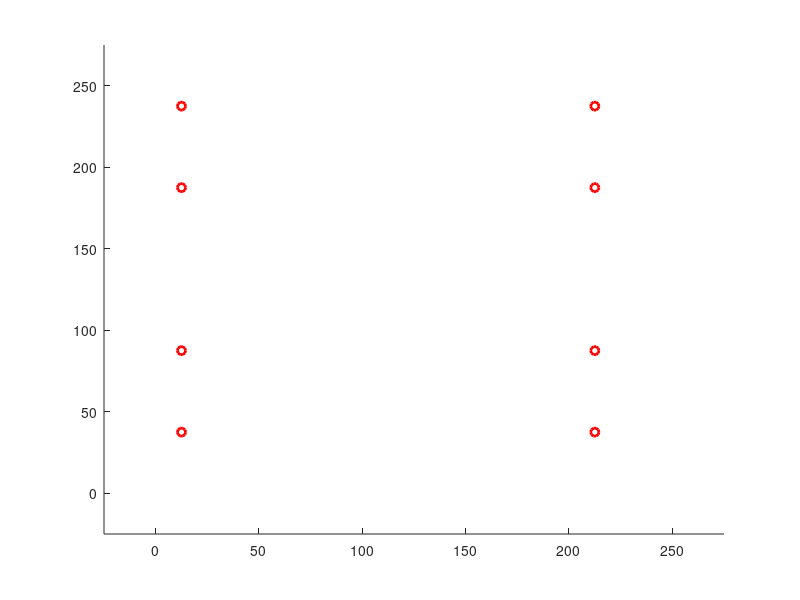

Here is the MATLAB script that generated this plot: (Note: this script raises an error after producing the figure.)
%% Variable Setup

addpath('C:\Users\IceFox\Desktop\ERMINE\MATLAB')

grid_size = [10 10];
grid_w = 25;
max_step = 20000;

tol_wp = 18;                    
tol_line_width = 12;

tol_transform = pi/50;
Dy_angv_transform = pi/8;
tol_heading = pi/7;

cvg_sample_side = [20 20];

Algorithm = 'square_waypoint';
Serial_port = 'COM12';
baudrate = 9600;


is_xbee_on = false;
is_streaming_on = false;

is_calculate_coverage = false;
is_display_coverage_map = false;
is_display_wp = true;
is_display_wp_clearing = false;
is_display_route = true;
is_display_route_clearing = true;
is_display_grid_on = true;
is_print_coverage = false;
is_print_sent_commands = true;
is_print_route_deviation = false;
is_fixed_offset = false;
is_sim_normal_noise_on= true;
is_sim_large_noise_y_on = true;
is_sim_heading_correction = false;
is_streaming_collect_single_values = true;

navigation_mode = 'Line';

streaming_max_single_val = 1000;                % unit: cm
streaming_max_shift_dis = 35;                      % unit: cm 
streaming_max_shift_dis_single_value = 20;   % unit: cm


update_rate_streaming = 1;                      
update_rate_streaming_single_value = 1; 
update_rate_sim = 0.2;

sim_noise_normal = 20;                        %unit: cm
sim_noise_large_y_frequency = 0.05;
sim_noise_large_y = 50;

fixed_offset = [96.5 -54.5];
starting_grid = [1 2];
robot_weight = [1.5 1.5 1.5 1.5];
robot_Form = 1;

time_interval = 2;

max_pos_initialize = 10;
max_command_count_sim = 235;
%% Variable initialization


heading = [0 0 pi pi];

time_pause = time_interval/100;

pos_uwb_offset = [0 -3];
flex_offset = [0 0];
pos_uwb_raw =  zeros(2, max_step);
pos_uwb = zeros(2, max_step);

pos_center = zeros(4, 2, max_step);

%heading = zeros(4, max_step);

Grid_setup = zeros(grid_size(1),  grid_size(2));
Grid_current =  zeros(grid_size(1),  grid_size(2), max_step);
Grid_visited =  zeros(grid_size(1),  grid_size(2), max_step);
robot_Grid = [];

prev_char_command = 'S';
command_count = 1;

Dy_force = zeros(4, 2, max_step);
Dy_a = zeros(4, 2, max_step);
Dy_v = zeros(4, 2, max_step);

is_rotating = false;

Wp = [];

Circle_Wp = [];

Line_Linear_Route = [];

Line_Robot = [];
Line_Robot_area = [];
Line_Border = [];
loc_center = [0 0];

is_transforming = false;

RobotShapes = [0 0 0 0 ;              
                        0 0 pi pi;
                        0 0 0 -pi;
                        -pi 0 0 0;
                        -pi 0 0 -pi;
                        -pi/2 0 pi 0;
                        -pi/2 0 pi pi/2];
       
for idx = 1:3
    RobotShapes = [RobotShapes; RobotShapes + pi/2*idx];
end
                    
%                                    Robot Shapes
%   =====================================
%         s01     s02      s03     s04      s05        s06       s07
%   -----------------------------------------------------------------
%
%          4                  4 3       4
%          3       2 3       2         3       4 3        2 3 4     2 3
%          2       1 4       1       1 2         2 1        1           1 4
%          1                      
%
%         s08           s010         s11        s12       s13      s14
%   -----------------------------------------------------------------
%
%                        1 2 4        1              4         2            2
%       1 2 3 4            3         2 3 4      2 3      1 3         1 3
%                                                     1           4         4
%  

Char_command_array = ['R', 'F', 'L', 'B'];
heading_command_compensate = 0;

char_command = '';
Cvg = [];
count_cvg_point = 0;
cvg_sample_w = grid_w*[grid_size(1)/cvg_sample_side(1) grid_size(2)/cvg_sample_side(2)];
grid_dhw = sqrt(2) / 2 * grid_w;

count_pos_initialize = 0;
is_pos_initialized = false;
pos_initial = [];

if (is_xbee_on)
    delete(instrfindall);
    arduino = serial(Serial_port,'BaudRate',baudrate);
    fopen(arduino);
    
    % TO CHANGE!
    writedata = char('2');
    fwrite(arduino,writedata,'char');
end

for idxx = 1:(cvg_sample_side(2)+1)
    for idxy = 1:(cvg_sample_side(1)+1)
        Cvg = [Cvg; cvg_sample_w(1)*(idxy-1) cvg_sample_w(2)*(idxx-1) 0];
    end
end

%% Waypoint Generation

if (strcmp(navigation_mode,'Line'))
    wp_current = 1;
    disp('Generating robot routes...')
    for idx = 1: grid_size(1)
        if (mod(idx, 4) == 1)
            if (idx == 1)
                Wp = [Wp; 0.5*grid_w  (idx+0.5)*grid_w 2 1];
            else
                Wp = [Wp; 0.5*grid_w  (idx+floor(idx/2)+0.5)*grid_w 2 0];
            end
        end
        if (mod(idx, 4) == 2)
            Wp = [Wp; (grid_size(2) - 1.5)*grid_w  (idx+floor(idx/2)-1.5)*grid_w 2 0];
        end
        if (mod(idx, 4) == 3)
            Wp = [Wp; (grid_size(2) - 1.5)*grid_w (idx+floor(idx/2)-0.5)*grid_w 1 0];
        end
        if (mod(idx, 4) == 0)
            Wp = [Wp; 0.5*grid_w  (idx+floor(idx/2)-2.5)*grid_w 1 0];
        end
    end
elseif (strcmp(navigation_mode,'Point'))
    disp('Generating waypoints...')
    wp_current = 1;
    for idx = 1: grid_size(1)
        if (mod(idx, 4) == 1)
            Wp = [Wp; 0.5*grid_w  (idx+0.5)*grid_w 1];
            Wp = [Wp; (0.5+(grid_size(2)-2)*1/4.0)*grid_w  (idx+0.5)*grid_w 25];
            Wp = [Wp; (0.5+(grid_size(2)-2)*2/4.0)*grid_w  (idx+0.5)*grid_w 8];
            Wp = [Wp; (0.5+(grid_size(2)-2)*3/4.0)*grid_w  (idx+0.5)*grid_w 9];
        end
        if (mod(idx, 4) == 2)
            Wp = [Wp; (grid_size(2) - 1.5)*grid_w  (idx-0.5)*grid_w 21];
        end
        if (mod(idx, 4) == 3)
            Wp = [Wp; (grid_size(2) - 1.5)*grid_w (idx+0.5)*grid_w 2];
            Wp = [Wp; (grid_size(2) - 1.5 - (grid_size(2)-2)*1/4.0)*grid_w  (idx+0.5)*grid_w 11];
            Wp = [Wp; (grid_size(2) - 1.5 - (grid_size(2)-2)*2/4.0)*grid_w  (idx+0.5)*grid_w 13];
            Wp = [Wp; (grid_size(2) - 1.5 - (grid_size(2)-2)*3/4.0)*grid_w  (idx+0.5)*grid_w 5];
        end
        if (mod(idx, 4) == 0)
            Wp = [Wp; 0.5*grid_w  (idx-0.5)*grid_w 2];
        end
    end
else
    disp('Navigation method is invalid.')
    disp('Terminating Matlab script...')
    return
end

%% DRAW MAP
figure(1)
axis([-grid_w grid_w*(grid_size(1)+1) -grid_w grid_w*(grid_size(2)+1)])
hold on

 % Draw Waypoints
if (is_display_wp)
    for idx = 1: size(Wp,1)
        Circle_Wp(idx) = plot(Wp(idx, 1), Wp(idx, 2),'Color', 'r', 'LineWidth', 2, 'Marker', 'o');
    end
end
txt_endLine = [0 0];
txt_endLine_last = [0 0];

%% Square Waypoint  (SW)
tic
if ( strcmp( Algorithm, 'square_waypoint'))
    
    % Algorithm Setup
    occup_start = [2 1; 1 1; 1 2; 2 2];
    
    for idx = 1: 4
        Grid_current( occup_start( idx, 1), occup_start( idx, 2), 1) = idx ;
        Grid_visited( occup_start( idx, 1), occup_start( idx, 2), 1) = 1;
    end 
    pos_uwb_raw(:, 1) = pos_uwb_offset;
    pos_uwb(:, 1) = pos_uwb_raw(:, 1);

    % Algorithm Main Loop
    for step = 1:max_step
        
        % Pause function
        pause(time_pause);
           
        % streaming input
        if (is_streaming_on)
           
            fid = fopen('C:\Marvelmind\dashboard\logs\TestLog.txt','rt');
            txt_Streaming = textscan(fid, '%f %f %f %f %f %f %f %f %f %f %f %f %f %f %f', 'delimiter', ',','collectoutput',true...
                  , 'HeaderLines', 3);
            txt_Streaming=txt_Streaming{1};
            fclose(fid);
            txt_rows=size(txt_Streaming,1);
            txt_endLine = txt_Streaming(end, 5:6);
            
            if (is_fixed_offset) 
                txt_endLine = txt_endLine*100 + fixed_offset;
            else
                txt_endLine = txt_endLine*100 + flex_offset;
            end
            
            % Initialize starting position
            if (~is_pos_initialized && (txt_endLine(1) ~= 0 &&  ~isnan(txt_endLine(1))  &&  txt_endLine(2) ~= 0 &&  ~isnan(txt_endLine(2))))
                if (txt_endLine(1) < streaming_max_single_val && txt_endLine(2) < streaming_max_single_val)
                    count_pos_initialize = count_pos_initialize + 1;
                    pos_initial = [pos_initial; txt_endLine];
                    if count_pos_initialize >= max_pos_initialize
                        txt_endLine_last = mean(pos_initial);
                        is_pos_initialized = true;
                        disp(['Position initialized at x:',  num2str(txt_endLine_last(1)), '; y:', num2str(txt_endLine_last(2))]);
                        flex_offset = (starting_grid - [0.5 0.5])* grid_w - txt_endLine_last;
                        %pos_uwb_offset = txt_endLine_last - starting_grid * grid_w;
                        txt_endLine_last = starting_grid * grid_w;
                    end
                    pos_uwb(:, step+1) = pos_uwb(:, step);
                end
            elseif  (is_pos_initialized)
                % Streaming with Dashboard data
                if (~is_streaming_collect_single_values && txt_endLine(1) ~= 0 &&  ~isnan(txt_endLine(1))  &&  txt_endLine(2) ~= 0 &&  ~isnan(txt_endLine(2)) )
                    if (txt_endLine_last(1) ~= txt_endLine(1) || txt_endLine_last(2) ~= txt_endLine(2)) 
                        if norm(txt_endLine_last - txt_endLine) < streaming_max_shift_dis
                            line([txt_endLine_last(1) txt_endLine(1)], [txt_endLine_last(2) txt_endLine(2)]);
                            txt_endLine_last = txt_endLine;
                            pos_uwb(:, step+1) = (1 - update_rate_streaming) * pos_uwb(:, step) + update_rate_streaming * txt_endLine_last.' ;
                        else
                            pos_uwb(:, step+1) = pos_uwb(:, step);
                        end
                    else
                        pos_uwb(:, step+1) = pos_uwb(:, step);
                    end
                % Single value allowed for data streaming at higher frequency
                elseif (is_streaming_collect_single_values && txt_endLine(1) ~= 0  && txt_endLine(2) ~= 0 )
                     if(~isnan(txt_endLine(1)) && ~isnan(txt_endLine(2)))
                        if (txt_endLine_last(1) ~= txt_endLine(1) || txt_endLine_last(2) ~= txt_endLine(2)) 
                            if norm(txt_endLine_last - txt_endLine) < streaming_max_shift_dis
                                line([txt_endLine_last(1) txt_endLine(1)], [txt_endLine_last(2) txt_endLine(2)]);
                                txt_endLine_last = txt_endLine;
                                pos_uwb(:, step+1) = (1 - update_rate_streaming) * pos_uwb(:, step) + update_rate_streaming * txt_endLine_last.' ;
                            else
                                pos_uwb(:, step+1) = pos_uwb(:, step);
                            end
                        else
                            pos_uwb(:, step+1) = pos_uwb(:, step);
                        end
                     elseif(~isnan(txt_endLine(1)))
                        if (txt_endLine_last(1) ~= txt_endLine(1))
                            txt_endLine = [txt_endLine(1) txt_endLine_last(2)];
                            if norm(txt_endLine_last - txt_endLine) < streaming_max_shift_dis_single_value
                                line([txt_endLine_last(1) txt_endLine(1)], [txt_endLine_last(2) txt_endLine_last(2)]);
                                txt_endLine_last = txt_endLine;
                                pos_uwb(:, step+1) = (1 - update_rate_streaming_single_value) * pos_uwb(:, step) + update_rate_streaming_single_value * txt_endLine_last.' ;
                            else
                                pos_uwb(:, step+1) = pos_uwb(:, step);
                            end
                        else
                            pos_uwb(:, step+1) = pos_uwb(:, step);
                        end
                    elseif(~isnan(txt_endLine(2)))
                        if (txt_endLine_last(2) ~= txt_endLine(2))
                            txt_endLine = [txt_endLine_last(1) txt_endLine(2)];
                            if norm(txt_endLine_last - txt_endLine) < streaming_max_shift_dis_single_value
                                line([txt_endLine_last(1) txt_endLine_last(1)], [txt_endLine_last(2) txt_endLine(2)]);
                                txt_endLine_last = txt_endLine;
                                pos_uwb(:, step+1) = (1 - update_rate_streaming_single_value) * pos_uwb(:, step) + update_rate_streaming_single_value * txt_endLine_last.'  ;
                            else
                                pos_uwb(:, step+1) = pos_uwb(:, step);
                            end
                        else
                            pos_uwb(:, step+1) = pos_uwb(:, step);
                        end
                    else
                        pos_uwb(:, step+1) = pos_uwb(:, step);
                    end
                else
                    pos_uwb(:, step+1) = pos_uwb(:, step);
                end
            else
                pos_uwb(:, step+1) = pos_uwb(:, step);
            end
        end
        
        % Grid Location
        robot_Grid = [floor(pos_uwb(1, step)/grid_w) floor(pos_uwb(2, step)/grid_w)];
        
        % Waypoint clearing
        if(norm(pos_uwb(:, step).' - Wp(wp_current, 1:2)) < tol_wp )
            if (is_display_wp && is_display_wp_clearing)
                delete(Circle_Wp(wp_current));
            end
            wp_current = wp_current + 1;
            % Break condition
            if wp_current > size(Wp,1)
                break;
            end
            heading_command_compensate = floor((Wp(wp_current, 3)-1)/7);
        end
        
        % Transformation
        is_require_transform = false;
        for rbtidx = 1:4
            if abs(heading(rbtidx) - RobotShapes(Wp(wp_current, 3),rbtidx)) > tol_transform
                is_require_transform = true;
            end
        end
       
        
        if (robot_Form ~= Wp(wp_current, 3) && is_require_transform)
            is_transforming = true;
            if (~strcmp(char_command,char(prev_char_command))||command_count >= 15 )
                if (is_xbee_on)
                    writedata = char(num2str(Wp(wp_current, 3)));
                    fwrite(arduino,writedata,'char');
                end
                prev_char_command = char(num2str(Wp(wp_current, 3)));
                if (is_print_sent_commands) 
                    disp(['Time:', num2str(round(toc,2)), 's; Command Sent: ''' , num2str(Wp(wp_current, 3)), ''''])
                end
                command_count = 0;
            else
                command_count = command_count + 1;
            end
        else
            robot_Form = Wp(wp_current, 3);
            is_transforming = false;
        end
            
            
        % Robot Motion
        if (~is_pos_initialized && is_streaming_on)
            pos_uwb(:, step+1) = pos_uwb(:, step);
        elseif (is_transforming)
            heading = robotTransformation(Wp(wp_current, 3), heading, RobotShapes, tol_transform, Dy_angv_transform);
            pos_uwb(:, step+1) = pos_uwb(:, step);
        elseif (heading(2) > tol_heading && is_sim_heading_correction ) 
            [Dy_v(:, :, step), heading] = robotMovement('l', heading, 0);
            pos_uwb(:, step+1) = pos_uwb(:, step);
        elseif (heading(2) < - tol_heading && is_sim_heading_correction) 
            [Dy_v(:, :, step), heading]  = robotMovement('r', heading, 0);
            pos_uwb(:, step+1) = pos_uwb(:, step);
        else
            % Waypoint navigation
            if (strcmp(navigation_mode,'Point'))
                if abs(Wp(wp_current, 1) - pos_uwb(1,step)) > abs(Wp(wp_current, 2) - pos_uwb(2,step)) 
                    if Wp(wp_current, 1) - pos_uwb(1,step) > 0
                        char_command = Char_command_array(1+mod(heading_command_compensate,4));  
                    else
                        char_command = Char_command_array(1+mod(heading_command_compensate+2,4));
                    end
                else
                    if Wp(wp_current, 2) - pos_uwb(2,step) > 0
                        char_command = Char_command_array(1+mod(heading_command_compensate+1,4));
                    else
                        char_command = Char_command_array(1+mod(heading_command_compensate+3,4));
                    end
                end
            % Line navigation
            elseif (strcmp(navigation_mode,'Line'))
                if (Wp(wp_current, 4) == 1)
                    if abs(Wp(wp_current, 1) - pos_uwb(1,step)) > abs(Wp(wp_current, 2) - pos_uwb(2,step)) 
                        if Wp(wp_current, 1) - pos_uwb(1,step) > 0
                            char_command = Char_command_array(1+mod(heading_command_compensate,4));  
                        else
                            char_command = Char_command_array(1+mod(heading_command_compensate+2,4));
                        end
                    else
                        if Wp(wp_current, 2) - pos_uwb(2,step) > 0
                            char_command = Char_command_array(1+mod(heading_command_compensate+1,4));
                        else
                            char_command = Char_command_array(1+mod(heading_command_compensate+3,4));
                        end
                    end
                else
                    route_deviation = Dis_point_line([pos_uwb(: , step).' 0], [Wp(wp_current, 1:2) 0], [Wp(wp_current-1, 1:2) 0]) - tol_line_width;
                    if  (route_deviation < 0)
                        if abs(Wp(wp_current, 1) - pos_uwb(1,step)) > abs(Wp(wp_current, 2) - pos_uwb(2,step)) 
                            if Wp(wp_current, 1) - pos_uwb(1,step) > 0
                                char_command = Char_command_array(1+mod(heading_command_compensate,4));  
                            else
                                char_command = Char_command_array(1+mod(heading_command_compensate+2,4));
                            end
                        else
                            if Wp(wp_current, 2) - pos_uwb(2,step) > 0
                                char_command = Char_command_array(1+mod(heading_command_compensate+1,4));
                            else
                                char_command = Char_command_array(1+mod(heading_command_compensate+3,4));
                            end
                        end
                    else
                        if (is_print_route_deviation)
                            disp(['Time:', num2str(round(toc,2)), 's; Grid: (', num2str(robot_Grid(1)), ',' num2str(robot_Grid(2)), ...
                                    '); Track deviation: ', num2str(round(route_deviation,2)), 'cm.' ]);
                        end
                        
                        closest_point_to_track = closestPoint(pos_uwb(:,step).', Wp(wp_current-1, 1:2), Wp(wp_current, 1:2));

                        if abs(closest_point_to_track(1) - pos_uwb(1,step)) > abs(closest_point_to_track(2) - pos_uwb(2,step)) 
                            if closest_point_to_track(1) - pos_uwb(1,step) > 0
                                char_command = Char_command_array(1+mod(heading_command_compensate,4));  
                            else
                                char_command = Char_command_array(1+mod(heading_command_compensate+2,4));
                            end
                        else
                            if closest_point_to_track(2) - pos_uwb(2,step) > 0
                                char_command = Char_command_array(1+mod(heading_command_compensate+1,4));
                            else
                                char_command = Char_command_array(1+mod(heading_command_compensate+3,4));
                            end
                        end
                    end
                end
            end
            
            % Movement for simulations
            if (~is_streaming_on && ~is_transforming)
                [Dy_v(:, :, step), heading]  = robotMovement(char_command, heading, 2);
                sim_noise = 0;
                if (is_sim_normal_noise_on)
                    sim_noise = sim_noise + rand(2,1) * sim_noise_normal - sim_noise_normal/2.0;
                end
                if (is_sim_large_noise_y_on && rand < sim_noise_large_y_frequency) 
                    sim_noise = sim_noise + [0.5; rand] * sim_noise_large_y - sim_noise_large_y/2.0;
                end
                pos_uwb(:, step+1) = Dy_v(2, :, step).' * time_interval+ ...
                                                    update_rate_sim* (pos_uwb(:, step) + sim_noise)...
                                                   + (1 - update_rate_sim)* pos_uwb(:, step);
            end
        end
        
        %{
         if (~is_xbee_on)
             if (char_command~= char(prev_char_command))
                if (is_print_sent_commands) 
                    disp(['sending: ' , char_command])
                end
                 command_count = 0;
             elseif (command_count >= 15)
                 prev_char_command = char(num2str(Wp(wp_current, 3)));
                if (is_print_sent_commands) 
                    disp(['sending: ' , char_command])
                end
                 command_count = 0;
             else
                 command_count = command_count + 1;
             end
         end
        %}
        % Xbee Communication
        if (~strcmp(char_command,char(prev_char_command)) || (command_count >= 15))
            if (is_xbee_on)
                writedata = char(char_command);
                fwrite(arduino,writedata,'char');
            end
            prev_char_command = char_command;
            if (is_print_sent_commands) 
                disp(['sending: ' , char_command])
            end
            command_count = 0;
        else
            command_count = command_count + 1;
        end
        
        
        % calibrate pos here
        pos_x = pos_uwb(1,step);
        pos_nx = pos_uwb(1, step+1);
        pos_y = pos_uwb(2,step);
        pos_ny = pos_uwb(2, step+1);
        
        
        % remove previous robot line plot
        if (~isempty(Line_Robot))
            delete(Line_Robot)
            delete(Line_Linear_Route)
        end
        Line_Robot = [];
        Line_Border = [];
        Line_Linear_Route = [];
        
        % Draw Robot
        pos_center(2,:, step) = [pos_x pos_y];
        pos_center(1,:, step) =  pos_center(2,:,step) + grid_dhw* ...
                                   [sin(pi/4 - heading(2))-cos(pi/4 - heading(1)) ...
                                    -cos(pi/4 - heading(2))-sin(pi/4 - heading(1))];
        pos_center(3,:, step) =  pos_center(2,:,step) + grid_dhw* ...
                                   [cos(pi/4 - heading(2))+sin(heading(3) - pi/4) ...
                                    sin(pi/4 - heading(2))+cos(heading(3) - pi/4)];
        pos_center(4,:, step) =  pos_center(3,:,step) + grid_dhw* ...
                                   [sin(-pi/4 + heading(3))+sin(pi/4 + heading(4)) ...
                                    cos(-pi/4 + heading(3))+cos(pi/4 + heading(4))]; 
        
        pos_center(2,:, step+1) = [pos_nx pos_ny];
        pos_center(1,:, step+1) =  pos_center(2,:, step+1) + grid_dhw* ...
                                   [sin(pi/4 - heading(2))-cos(pi/4 - heading(1)) ...
                                    -cos(pi/4 - heading(2))-sin(pi/4 - heading(1))];
        pos_center(3,:, step+1) =  pos_center(2,:, step+1) + grid_dhw* ...
                                   [cos(pi/4 - heading(2))+sin(heading(3) - pi/4) ...
                                    sin(pi/4 - heading(2))+cos(heading(3) - pi/4)];
        pos_center(4,:, step+1) =  pos_center(3,:,step+1)  + grid_dhw* ...
                                   [sin(-pi/4 + heading(3))+sin(pi/4 + heading(4)) ...
                                    cos(-pi/4 + heading(3))+cos(pi/4 + heading(4))]; 
        

        % plot robot BG
        if (is_display_coverage_map == true)
            for robidx = 1:4
            Line_Robot(robidx,1) = line([pos_center(robidx, 1, step)+grid_dhw*cos(pi/4 - heading(robidx)) ...
                                                     pos_center(robidx, 1, step)+grid_dhw*sin(pi/4 - heading(robidx))], ...
                                                    [pos_center(robidx, 2, step)+grid_dhw*sin(pi/4 -  heading(robidx)) ...
                                                     pos_center(robidx, 2, step)+grid_dhw*-cos(pi/4 -  heading(robidx))], 'Color', 'yellow', 'LineWidth', 2);
            Line_Robot(robidx,2) = line([pos_center(robidx, 1, step)+grid_dhw*cos(pi/4 -  heading(robidx))... 
                                                     pos_center(robidx, 1, step)+grid_dhw*-sin(pi/4 -  heading(robidx))], ...
                                                    [ pos_center(robidx, 2, step)+grid_dhw*sin(pi/4 -  heading(robidx))...
                                                      pos_center(robidx, 2, step)+grid_dhw*cos(pi/4 -  heading(robidx))], 'Color', 'yellow', 'LineWidth', 2);
            Line_Robot(robidx,3) = line([pos_center(robidx, 1, step)+grid_dhw*-cos(pi/4 -  heading(robidx)) ...
                                                     pos_center(robidx, 1, step)+grid_dhw*-sin(pi/4 -  heading(robidx))], ...
                                                    [ pos_center(robidx, 2, step)+grid_dhw*-sin(pi/4 -  heading(robidx)) ...
                                                      pos_center(robidx, 2, step)+grid_dhw*cos(pi/4 -  heading(robidx))], 'Color', 'yellow', 'LineWidth', 2);
            Line_Robot(robidx,4) = line([pos_center(robidx, 1, step)+grid_dhw*-cos(pi/4 -  heading(robidx)) ...
                                                     pos_center(robidx, 1, step)+grid_dhw*sin(pi/4 -  heading(robidx))], ...
                                                    [ pos_center(robidx, 2, step)+grid_dhw*-sin(pi/4 -  heading(robidx))...
                                                      pos_center(robidx, 2, step)+grid_dhw*-cos(pi/4 -  heading(robidx))], 'Color', 'yellow', 'LineWidth', 2);
             end
        end
        
        
        % Draw Outer Border
        Line_Border(1) = line([0 0], [0 grid_w*grid_size(1)], 'Color', 'black', 'LineWidth', 2);
        Line_Border(2) =line([0 grid_w*grid_size(2)], [0 0], 'Color', 'black', 'LineWidth', 2);
        Line_Border(3) =line([grid_w*grid_size(2) grid_w*grid_size(1)], [0 grid_w*grid_size(1)], 'Color', 'black', 'LineWidth', 2);
        Line_Border(4) =line([grid_w*grid_size(2) 0], [grid_w*grid_size(2) grid_w*grid_size(1)], 'Color', 'black', 'LineWidth', 2);
        if (is_display_grid_on)
            for idxx = 1:(grid_size(1) + 1)
                line(grid_w*[(idxx-1) (idxx-1)], grid_w*[0 grid_size(2)], 'Color', 'black', 'LineWidth', 0.5);
            end
            for idxy = 1:(grid_size(2) + 1)
                line(grid_w*[0 grid_size(1)], grid_w*[(idxy-1) (idxy-1)], 'Color', 'black', 'LineWidth', 0.5);
            end
        end
        
        
        % Draw Robot Tracks
        % TODO: track rotation!
        if (strcmp(navigation_mode,'Line') && is_display_route)
            if (is_display_route_clearing)
                wpidx_begin = wp_current;
            else 
                wpidx_begin = 2;
            end
            for wpidx = wpidx_begin : size(Wp,1)
                if (Wp(wpidx, 4) ~= 1)
                    route_norm_vector = null(Wp(wpidx, 1:2) - Wp(wpidx-1, 1:2)).';
                    line_linear_route_v1 = Wp(wpidx-1, 1:2) - route_norm_vector()*tol_line_width;
                    line_linear_route_v2 = Wp(wpidx, 1:2) + route_norm_vector()*tol_line_width;
                    line_linear_route_x = [line_linear_route_v1(1) line_linear_route_v2(1) line_linear_route_v2(1) line_linear_route_v1(1) line_linear_route_v1(1)];
                    line_linear_route_y = [line_linear_route_v1(2) line_linear_route_v1(2) line_linear_route_v2(2) line_linear_route_v2(2) line_linear_route_v1(2)];
                    %{route_norm_vector = null(Wp(Wpidx, 1:2) - Wp(Wpidx, 1:2)).';
                    Line_Linear_Route = [ Line_Linear_Route, plot(line_linear_route_x, line_linear_route_y, 'b-')]; 
                end
            end
        end
        
        % Draw Robot Outline
        for robidx = 1:4
            %line([pos_center(robidx,1,step) pos_center(robidx,1,step+1)], [pos_center(robidx,2,step) pos_center(robidx,2,step+1)])  
            Line_Robot(robidx,1) = line([pos_center(robidx, 1, step)+grid_dhw*cos(pi/4 - heading(robidx)) ...
                                                     pos_center(robidx, 1, step)+grid_dhw*sin(pi/4 - heading(robidx))], ...
                                                    [pos_center(robidx, 2, step)+grid_dhw*sin(pi/4 -  heading(robidx)) ...
                                                     pos_center(robidx, 2, step)+grid_dhw*-cos(pi/4 -  heading(robidx))], 'Color', 'green', 'LineWidth', 1);
            Line_Robot(robidx,2) = line([pos_center(robidx, 1, step)+grid_dhw*cos(pi/4 -  heading(robidx))... 
                                                     pos_center(robidx, 1, step)+grid_dhw*-sin(pi/4 -  heading(robidx))], ...
                                                    [ pos_center(robidx, 2, step)+grid_dhw*sin(pi/4 -  heading(robidx))...
                                                      pos_center(robidx, 2, step)+grid_dhw*cos(pi/4 -  heading(robidx))], 'Color', 'green', 'LineWidth', 1);
            Line_Robot(robidx,3) = line([pos_center(robidx, 1, step)+grid_dhw*-cos(pi/4 -  heading(robidx)) ...
                                                     pos_center(robidx, 1, step)+grid_dhw*-sin(pi/4 -  heading(robidx))], ...
                                                    [ pos_center(robidx, 2, step)+grid_dhw*-sin(pi/4 -  heading(robidx)) ...
                                                      pos_center(robidx, 2, step)+grid_dhw*cos(pi/4 -  heading(robidx))], 'Color', 'green', 'LineWidth', 1);
            Line_Robot(robidx,4) = line([pos_center(robidx, 1, step)+grid_dhw*-cos(pi/4 -  heading(robidx)) ...
                                                     pos_center(robidx, 1, step)+grid_dhw*sin(pi/4 -  heading(robidx))], ...
                                                    [ pos_center(robidx, 2, step)+grid_dhw*-sin(pi/4 -  heading(robidx))...
                                                      pos_center(robidx, 2, step)+grid_dhw*-cos(pi/4 -  heading(robidx))], 'Color', 'green', 'LineWidth', 1);   
        end
        
        if(is_calculate_coverage)
            for cvg_idx = 1: numel(Cvg(:, 1))
                if (abs(pos_center(2, :, step)-Cvg(cvg_idx, 1:2)) < 2.5*sqrt(2)*grid_w)
                    for robidx = 1:4
                        if (Cvg(cvg_idx, 3) == 0)
                            tri1_x = [pos_center(robidx, 1, step)+grid_dhw*cos(pi/4 - heading(robidx)) ...
                                          pos_center(robidx, 1, step)+grid_dhw*sin(pi/4 - heading(robidx)) ...
                                          Cvg(cvg_idx, 1)];
                            tri1_y = [pos_center(robidx, 2, step)+grid_dhw*sin(pi/4 -  heading(robidx))  ...
                                          pos_center(robidx, 2, step)+grid_dhw*-cos(pi/4 -  heading(robidx)) ...
                                          Cvg(cvg_idx, 2)];
                            area1 = polyarea(tri1_x,tri1_y);
                            tri2_x = [pos_center(robidx, 1, step)+grid_dhw*cos(pi/4 -  heading(robidx)) ...
                                          pos_center(robidx, 1, step)+grid_dhw*-sin(pi/4 -  heading(robidx)) ...
                                          Cvg(cvg_idx, 1)];
                            tri2_y = [pos_center(robidx, 2, step)+grid_dhw*sin(pi/4 -  heading(robidx))  ...
                                          pos_center(robidx, 2, step)+grid_dhw*cos(pi/4 -  heading(robidx)) ...
                                          Cvg(cvg_idx, 2)];
                            area2 = polyarea(tri1_x,tri1_y);
                            tri3_x = [pos_center(robidx, 1, step)+grid_dhw*-cos(pi/4 -  heading(robidx)) ...
                                          pos_center(robidx, 1, step)+grid_dhw*-sin(pi/4 - heading(robidx)) ...
                                          Cvg(cvg_idx, 1)];
                            tri3_y = [pos_center(robidx, 2, step)+grid_dhw*-sin(pi/4 -  heading(robidx))  ...
                                          pos_center(robidx, 2, step)+grid_dhw*cos(pi/4 -  heading(robidx)) ...
                                          Cvg(cvg_idx, 2)];
                            area3 = polyarea(tri3_x,tri3_y);
                            tri4_x = [pos_center(robidx, 1, step)+grid_dhw*-cos(pi/4 -  heading(robidx)) ...
                                          pos_center(robidx, 1, step)+grid_dhw*sin(pi/4 -  heading(robidx)) ...
                                          Cvg(cvg_idx, 1)];
                            tri4_y = [pos_center(robidx, 2, step)+grid_dhw*-sin(pi/4 -  heading(robidx)) ...
                                          pos_center(robidx, 2, step)+grid_dhw*-cos(pi/4 -  heading(robidx)) ...
                                          Cvg(cvg_idx, 2)];
                            area4 =  polyarea(tri4_x,tri4_y);
                            if area1 + area2 + area3 + area4 <= grid_w* grid_w + 0.1
                                Cvg(cvg_idx,3) = 1;
                                count_cvg_point = count_cvg_point+1;
                            end
                        end
                    end
                end
            end
            if (is_print_coverage)
                disp(['Coverage: ',  num2str(count_cvg_point*100 / numel(Cvg(:, 1))), ' %']);
            end
        end
        % Draw Robot Center
        line([pos_x pos_nx], [pos_y pos_ny])
    end
end

if (is_xbee_on)
     writedata = char('S');
     fwrite(arduino,writedata,'char');
end

disp('===================');
disp('Robot Navigation Completed!');
toc
if (is_calculate_coverage)
    disp(['Final Map Coverage: ',  num2str(count_cvg_point*100 / numel(Cvg(:, 1))), ' %']);
end